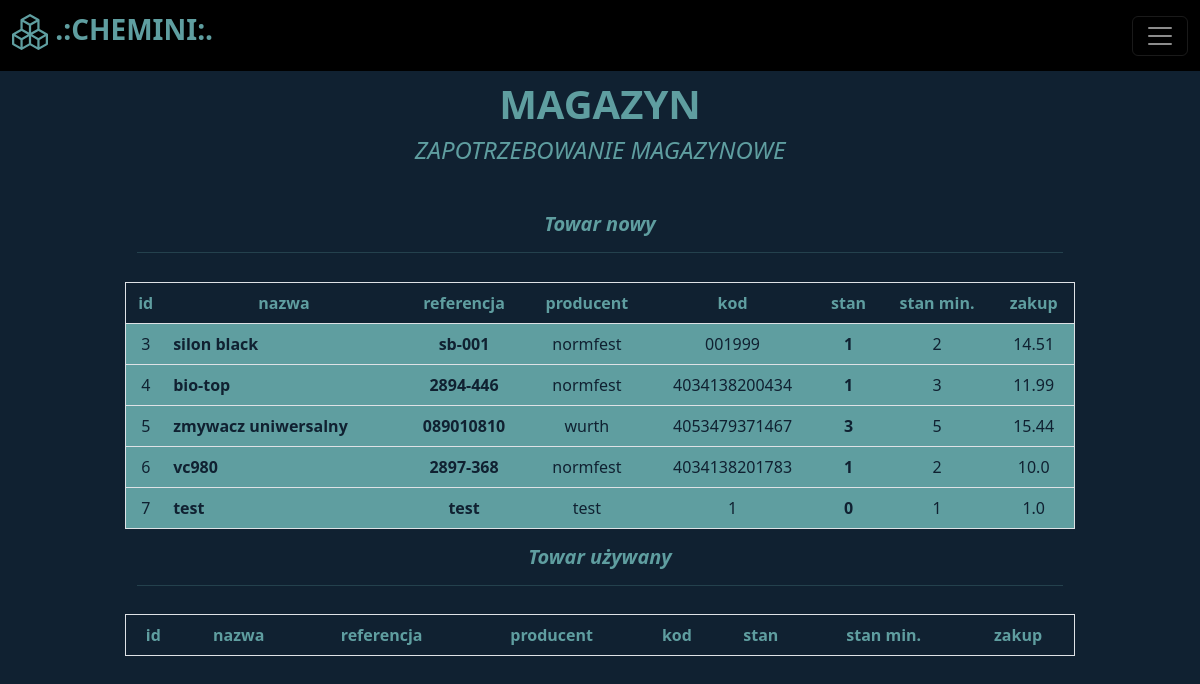
/demand (signed in), run on the app's committed database.
### libs/models.py (models this page shows)
class Item(Base):
    __tablename__ = "items"
    id = Column(Integer, primary_key=True, autoincrement=True, index=True)
    name = Column(String, unique=False, nullable=False)
    manufacturer = Column(String, nullable=False)
    reference = Column(String, unique=True, index=True, nullable=False)
    code = Column(String, unique=True, index=True)
    description = Column(String)
    stack = Column(Integer, nullable=False, default=0)
    stack_min = Column(Integer, nullable=False, default=0)
    buy = Column(Float)
    sell = Column(Float)
    used = Column(Boolean, default=False)

### routers/warehouse.py (the view)
@router.get('/demand', tags=['warehouse'])
def get_page_with_demand(request: Request, db:Session=Depends(get_db)):
    token = request.cookies.get("access_token")     # very important line if you want to authenticate user on page
    if not token:
        return RedirectResponse("/")
    try:
        scheme,_,param = token.partition(" ")
        payload = jwt.decode(param, config.get("security", "jwt_secret_key"), config.get("security", "algorithm"))
        user = db.query(User).filter(User.name==payload['sub']).first()
    except Exception:
        return RedirectResponse("/")
    if not user:
        return RedirectResponse("/")
    items_new = db.query(Item).where((Item.used==False) & (Item.stack<=Item.stack_min))
    items_used = db.query(Item).where((Item.used==True) & (Item.stack<=Item.stack_min))
    try:
        column_names = ["id", "nazwa", "referencja", "producent", "kod", "stan", "stan min.", "zakup"]
        df = []
        for item in items_new:
            line = [item.id, item.name, item.reference, item.manufacturer, item.code, item.stack, item.stack_min, item.buy]
            df.append(line)
        demands_new_list = tabulate(df, headers=column_names, tablefmt="fancy_grid")
        df = []
        for item in items_used:
            line = [item.id, item.name, item.reference, item.manufacturer, item.code, item.stack, item.stack_min, item.buy]
            df.append(line)
        demands_used_list = tabulate(df, headers=column_names, tablefmt="fancy_grid")
        _time = time.strftime('%d-%m-%Y')
        demand_filepath = f"{config.get('files', 'demands')}/zapotrzebowanie {_time}.txt"
        print(demand_filepath)
        with open(f"{demand_filepath}", "w", encoding="utf-8") as demands:
            demands.write(f"ZAPOTRZEBOWANIE MAGAZYNOWE NA DZIEŃ:   {_time}\n\n")
            demands.write("CZĘŚCI NOWE\n")
            demands.write(demands_new_list)
            demands.write("\n\nCZĘŚCI UŻYWANE\n")
            demands.write(demands_used_list)
            demands.write("\n\n")
    except Exception as e:
        print(e)
    return templates.TemplateResponse(
        "demand.html",{"request":request, "used_items": items_used, "new_items": items_new, "user": user.name, "active_status": user.is_active, "is_admin": user.is_admin})

### templates/demand.html (shortened to what this page needs)
{% extends "baseauth.html" %}
{% block col2 %}
<div style="text-align:center">
  <h1><b>MAGAZYN</b></h1>
  <h4><i>ZAPOTRZEBOWANIE MAGAZYNOWE</i></h4>
</div>
<div class="row" style="margin-top:5%">
    <div class="col">
        <div class="container" style="text-align:center">
            <h5><i><b>Towar nowy<hr></b></i></h5>
        </div>
        <table class="table table-hover border" style="color:cadetblue; background:#102131; text-align:center; margin-top:3%">
            <thead>
              <tr>
                <th scope="col">id</th>
                <th scope="col">nazwa</th>
                <th scope="col">referencja</th>
                <th scope="col">producent</th>
                <th scope="col">kod</th>
                <th scope="col">stan</th>
                <th scope="col">stan min.</th>
                <th scope="col">zakup</th>
              </tr>
            </thead>
            <tbody>
              {% for item in new_items %}
                    <tr style="color:#102131; background:cadetblue">
                        <td>{{ item.id }}</td>
                        <td style="text-align:left"><b>{{ item.name }}</b></td>
                        <td style="text-align:center"><b>{{ item.reference }}</b></td>
                        <td style="text-align:center">{{ item.manufacturer }}</td>
                        <td style="text-align:center">{{ item.code }}</td>
                        <td><b>{{ item.stack }}</b></td>
                        <td>{{ item.stack_min }}</td>
                        <td>{{ item.buy }}</td>
                    </tr>
              {% endfor %}
            </tbody>
          </table>
    </div>
    <div class="col">
        <div class="container" style="text-align:center">
            <h5><i><b>Towar używany<hr></b></i></h5>
        </div>
        <table class="table table-hover border" style="color:cadetblue; background:#102131; text-align:center; margin-top:3%">
            <thead>
              <tr>
                <th scope="col">id</th>
                <th scope="col">nazwa</th>
                <th scope="col">referencja</th>
                <th scope="col">producent</th>
                <th scope="col">kod</th>
                <th scope="col">stan</th>
                <th scope="col">stan min.</th>
                <th scope="col">zakup</th>
              </tr>
            </thead>
          </table>
    </div>
</div>
{% endblock %}

### static/style.css (style rules this page uses)
body { background: #102131; color: cadetblue; -webkit-background-size: cover; -moz-background-size: cover; background-size: cover; -o-background-size: cover; }

### data on the page
Item: id "3", name "silon black", reference "sb-001", manufacturer "normfest", code "001999", stack "1", stack_min "2", buy "14.51"
Item: id "4", name "bio-top", reference "2894-446", manufacturer "normfest", code "4034138200434", stack "1", stack_min "3", buy "11.99"
Item: id "5", name "zmywacz uniwersalny", reference "089010810", manufacturer "wurth", code "4053479371467", stack "3", stack_min "5", buy "15.44"
Item: id "6", name "vc980", reference "2897-368", manufacturer "normfest", code "4034138201783", stack "1", stack_min "2", buy "10.0"
Item: id "7", name "test", reference "test", manufacturer "test", code "1", stack "0", stack_min "1", buy "1.0"
